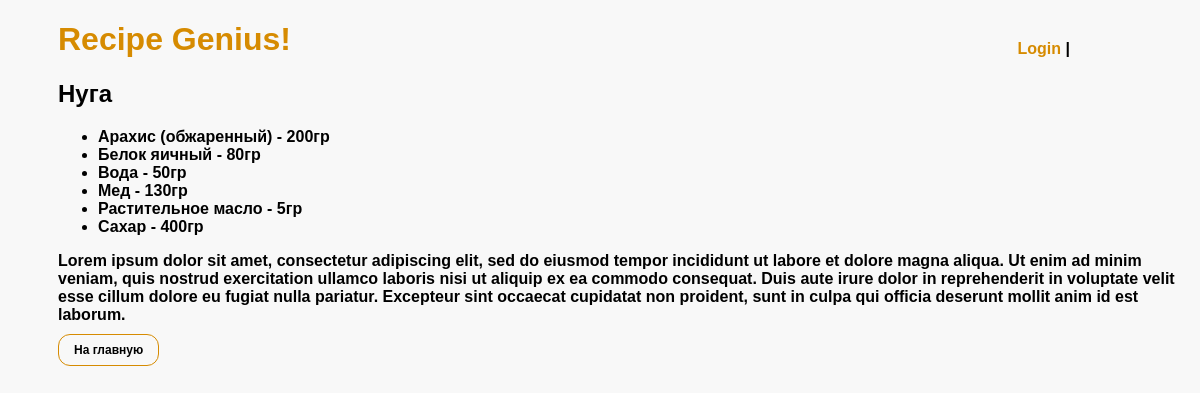
Screenshot of /recipe/2 with the database file from the repository.
### recipe_genius/models.py (models this page shows, shortened)
class Recipe(models.Model):
    author = models.CharField(max_length=300)
    name = models.CharField(max_length=300)
    url = models.CharField(max_length=300)
    ingredients = models.ManyToManyField(
        Ingredient, through='RecipeIngredient')

class RecipeIngredient(models.Model):
    recipe = models.ForeignKey('Recipe', on_delete=models.CASCADE)
    ingredient = models.ForeignKey('Ingredient', on_delete=models.CASCADE)
    quantity = models.IntegerField(default=0)
    weight = models.IntegerField(default=0)
    class Meta:
        constraints = [
            models.UniqueConstraint(
                fields=['recipe', 'ingredient'],
                name='unique_ingredient_in_recipe'
            )
        ]

class Ingredient(models.Model):
    name = models.CharField(max_length=255)

### recipe_genius/views.py (the view)
# urls.py: path('recipe/<int:i>', views.recipe_detail, name='recipe_detail'),
def recipe_detail(request, i):
    recipe = Recipe.objects.get(pk=i)
    ingredients = recipe.recipeingredient_set.all().order_by('ingredient__name')
    context = {
        'title': recipe.name,
        'recipe_id': i,
        'recipe_img': recipe.url,
        'ingredients': ingredients
    }
    return render(request, 'recipe_detail.html', context)

### templates/recipe_detail.html
{% extends "base.html" %}
{% load static %}
{% block content %}
<div class="detail">
    <h2>{{ title }}</h2>
    <ul class="ingredients">
        {% for ingredient in ingredients %}
            <li>
                {{ingredient.ingredient.name}}
                {% if ingredient.quantity == 0 %}
                    - {{ ingredient.weight }}гр
                {% else %}
                    - {{ ingredient.quantity }}шт.
                {% endif %}
            </li>
        {% endfor %}
    </ul>
    <p>Lorem ipsum dolor sit amet, consectetur adipiscing elit, sed do eiusmod tempor incididunt ut labore et dolore magna aliqua. Ut enim ad minim veniam, quis nostrud exercitation ullamco laboris nisi ut aliquip ex ea commodo consequat. Duis aute irure dolor in reprehenderit in voluptate velit esse cillum dolore eu fugiat nulla pariatur. Excepteur sint occaecat cupidatat non proident, sunt in culpa qui officia deserunt mollit anim id est laborum.</p>
</div>
<a  class="btn" href="/">На главную</a>
{% endblock %}

### static/css/stylesheet.css (style rules this page uses)
body { background-color: rgb(248, 248, 248); font-family:'Lucida Sans', 'Lucida Sans Regular', 'Lucida Grande', 'Lucida Sans Unicode', Geneva, Verdana, sans-serif; font-weight: 900; }
.about, .detail { margin-left: 50px; }
.btn { text-decoration: none; color: rgb(0, 0, 0); font-size: 12px; border: 1px solid rgb(214, 139, 1); padding: 8px 15px; border-radius: 12px; margin-left: 50px; }
a { text-decoration: none; color: rgb(214, 139, 1); }
.detail { color: black }
.ingredients { width: 850px; }

### rows the page displays
Recipe: name "Нуга"
RecipeIngredient: ingredient.name "Арахис (обжаренный)", weight "200"
RecipeIngredient: ingredient.name "Белок яичный", weight "80"
RecipeIngredient: ingredient.name "Вода", weight "50"
RecipeIngredient: ingredient.name "Мед", weight "130"
RecipeIngredient: ingredient.name "Растительное масло", weight "5"
RecipeIngredient: ingredient.name "Сахар", weight "400"
